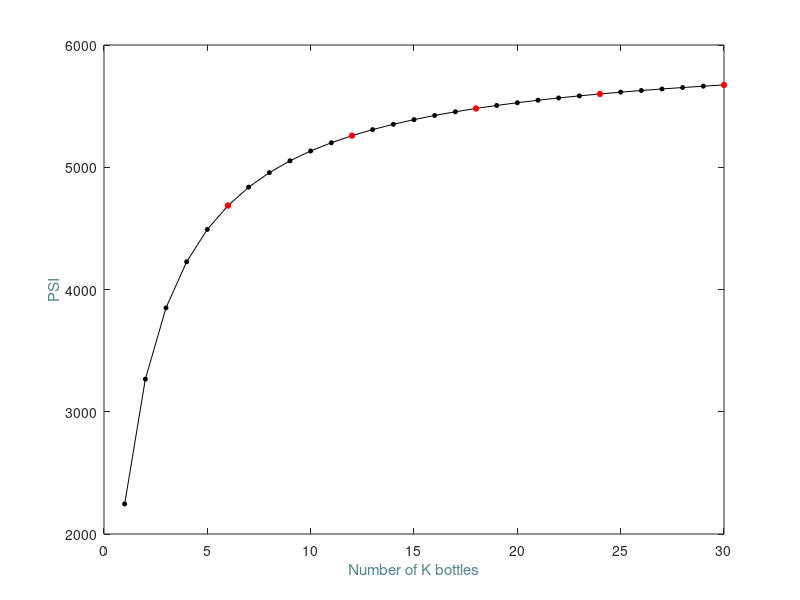

This chart was generated by the following MATLAB code:
clc;
clear;
format loose

P_k = 41.3;     %Mpa
V_k = 60;       %liters
N_k = 1:30;
Vt_k = V_k*N_k; %liters

V_p = 100;      %liters

press = (P_k.*Vt_k)./(Vt_k+V_p);

plot(N_k,press*145,'k');
hold on
for n = 1:length(N_k)
    if mod(n,6) == 0
        plot(N_k(n),press(n)*145,'ro','MarkerFaceColor','r','MarkerSize',4);
        hold on 
    else
        plot(N_k(n),press(n)*145,'ko','MarkerFaceColor','k','MarkerSize',3);
        hold on 
    end
end

ylabel('PSI','color','#53868B'); xlabel('Number of K bottles','color','#53868B');
% disp('Maximum Tank Pressure');
% disp(press);
% 
% disp('Approx PSI')
% disp(press*145);
